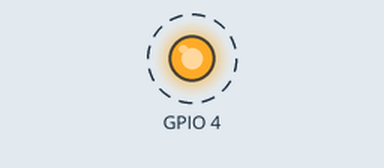
Bench run of a program on a simulated Raspberry Pi (BCM pin numbers). On the bench: output pins drawn as LEDs (lit = HIGH). Dashed ring = blinking.

Above: at 0.5 s.
Timing chart, 0 to 4.6 s (numbered marks = the images above):
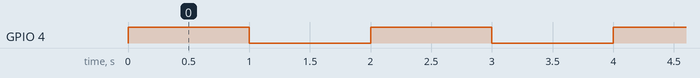

The program:

led_blink.py
```python
import RPi.GPIO as GPIO
import time


GPIO.setmode(GPIO.BCM)
GPIO.setup(4, GPIO.OUT)
while True:
    GPIO.output(4, GPIO.HIGH)
    time.sleep(1)
    GPIO.output(4, GPIO.LOW)
    time.sleep(1)

GPIO.cleanup()
```

Measured:
- by itself, GPIO 4: alternates HIGH for 1.0 s and LOW for 1.0 s
